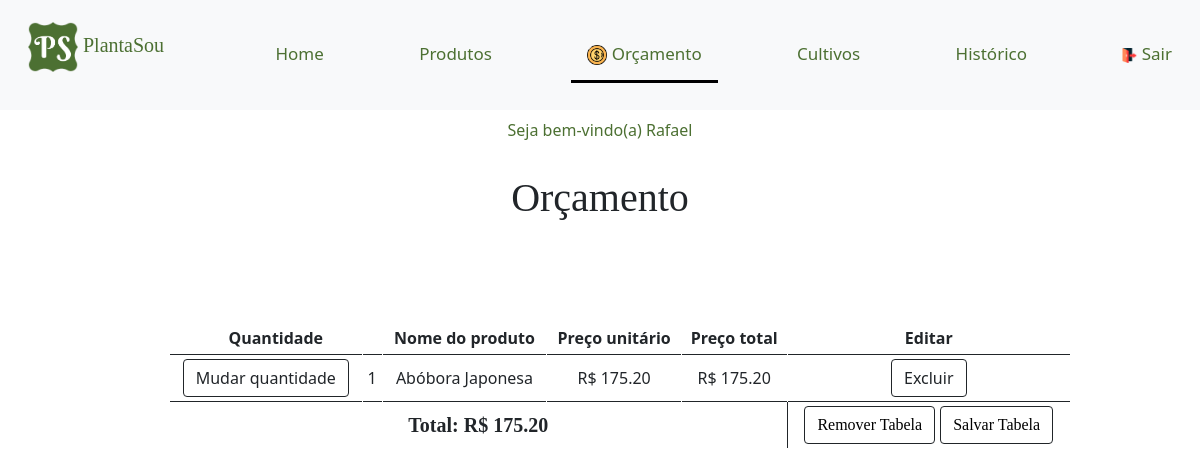
The page /php/orcamento.php?add=tabela&id=11 (signed in) on the database as committed earlier.
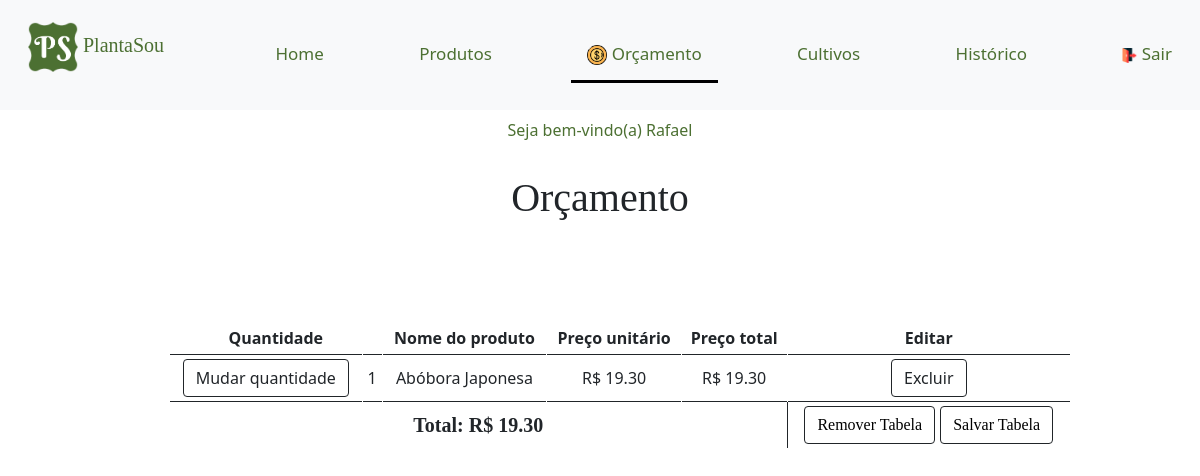
The same page on the database as committed later.
### tables this page shows
CREATE TABLE IF NOT EXISTS `produto` (
  `cod_produto` int(11) NOT NULL AUTO_INCREMENT,
  `nome` varchar(1000) DEFAULT NULL,
  `vitaminas` varchar(1000) DEFAULT NULL,
  `beneficios` varchar(1000) DEFAULT NULL,
  `preco` float DEFAULT NULL,
  `cod_cultivo` int(255) NOT NULL,
  `imagem` varchar(1000) DEFAULT NULL,
  PRIMARY KEY (`cod_produto`),
  KEY `cod_cultivo` (`cod_cultivo`)
);

### php/orcamento.php (the view, shortened to what the changed rows need)
<!DOCTYPE html>
<html lang="pt-br">
<head>
    <link rel="stylesheet" type="text/css" media="screen" href="../css/bootstrap.min.css" />
    <link rel="stylesheet" href="../css/estilo.css">
</head>
<body>
    <br>
    <h1 class="centro letra">Orçamento</h1>
<?php
    if(isset($_GET['add']) && $_GET['add'] == "tabela"){
        $idProduto = $_GET['id'];
    }
    if(count($_SESSION['itens'])== 0){
        echo'
                <div class="p-5 text-center">
                    <div class="alert fundoo font">
                        <div class="text-black">
                            <p>Nenhum produto foi selecionado!</p>
                            </br>
                            <p><a class="fundoo2" href="../php/produtos.php">Você poderá selecionar um produto na página Produtos</a></p>
                        </div>
                    </div>
                </div>
        ';
    }else{
        include ("../inc/conexao.php");
        echo'
            <table class="table-sm tabela w-75 p-3 table-bordered border-dark" cellspacing="0" rules="none">
                <thead>
                    <tr class="centro">
                        <td colspan="2"><b>Quantidade</b></td>
                        <td><b>Nome do produto</b></td>
                        <td><b>Preço unitário</b></td>
                        <td><b>Preço total</b></td>
                        <td><b>Editar</b></td>
                    </tr>
                </thead>
                <tbody>';
        $preco_final=0;
        foreach($_SESSION['itens'] as $idProduto => $quantidade){
            $sql="SELECT * FROM produto WHERE cod_produto=$idProduto";
            $query=mysqli_query($con, $sql);
            $mudar= 0;
                while(($seleciona=mysqli_fetch_assoc($query))!= NULL){
                    if(($mudar!= 0) && ($idProduto == $_POST['id_recebido'])){
                        $_SESSION['qtd'][$idProduto]= $mudar;
                        $_SESSION['itens'][$idProduto]= $mudar;
                        $_SESSION['preco_total'][$idProduto]=$seleciona['preco']* $_SESSION['qtd'][$idProduto];
                        echo'
                        <tr class="centro">
                            <td>
                                <button type="button" class="btn cor_bot btn-outline-dark collapsed" data-bs-toggle="modal" data-bs-target="#quantidade_p'.$idProduto.'">
                                    Mudar quantidade
                                </button>
                            </td>
                            <td scope="row">
                                '.$_SESSION['qtd'][$idProduto].'
                            </td>
                            <td>'.$seleciona['nome'].'</td>
                            <td>R$ '.number_format($seleciona['preco'],2).'</td>
                            <input type= "hidden" value="'.number_format($seleciona['preco'],2).'" id="preco"/>
                            <td>R$ '.number_format($_SESSION['preco_total'][$idProduto],2).'</td>
                            <td>
                                <button class="btn btn-outline-dark collapsed" type="button" id="dropdownMenuButton1" aria-expanded="false">
                                    <a onclick="confirmacao_o('.$idProduto.')">Excluir</a>
                                </button>
                            </td>
                        </tr>
                        ';
                    }else{
                        echo'
                            <tr class="centro">
                                <td>
                                    <button type="button" class="btn cor_bot btn-outline-dark collapsed" data-bs-toggle="modal" data-bs-target="#quantidade_p'.$idProduto.'">
                                        Mudar quantidade
                                    </button>
                                </td>
                                <td scope="row"">
                                    '.$_SESSION['qtd'][$idProduto].'
                                </td>
                                <td>'.$seleciona['nome'].'</td>
                                <td>R$ '.number_format($seleciona['preco'],2).'</td>
                                <input type= "hidden" value="'.number_format($seleciona['preco'],2).'" id="preco"/>
                                <td>R$ '.number_format($_SESSION['preco_total'][$idProduto],2).'</td>
                                <td>
                                    <button class="btn btn-outline-dark collapsed" type="button" id="dropdownMenuButton1" aria-expanded="false">
                                        <a onclick="confirmacao_o('.$idProduto.')">Excluir</a>
                                    </button>
                                </td>
                            </tr>
                </tbody>
                            ';
                    }
                   $preco_final+=$_SESSION['preco_total'][$idProduto];
                }
        }
        echo'
                <tfoot>
                    <tr class="centro font">
                        <th colspan="5"><b>Total: R$ '.number_format($preco_final,2).'</b></th>
                        <td>
                            <button type="button" class="btn btn-color btn-outline-dark" aria-expanded="false">
                                <a onclick="confirmacao_ot()">Remover Tabela</a>
                            </button>
                            <button type="button" class="btn btn-color btn-outline-dark" aria-expanded="false">
                                <a onclick="salvar_ot()">Salvar Tabela</a>
                            </button>
                        </td>
                    </tr>
                </tfoot>
            </table>';
    }
?>
</body>
</html>

Rows that differ between the two databases and show on the page:
changed produto "Abóbora Japonesa": preco "175.20" → "19.30"; preco_total "175.20" → "19.30"
Other text that changed with them:
$preco_final: "175.20" → "19.30"
